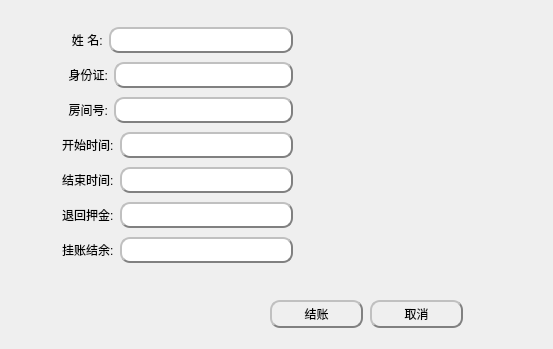
<?xml version="1.0" encoding="UTF-8"?>
<ui version="4.0">
 <class>checkout</class>
 <widget class="QDialog" name="checkout">
  <property name="geometry">
   <rect>
    <x>0</x>
    <y>0</y>
    <width>553</width>
    <height>349</height>
   </rect>
  </property>
  <property name="windowTitle">
   <string>Dialog</string>
  </property>
  <property name="styleSheet">
   <string notr="true">QPushButton{border-width:2px;
border-color:gray;
border-radius:10px;
padding:2px;
border-style:outset;
}
QPushButton:pressed{
background-color: rgb(91, 85, 255);
}

QLineEdit{
border-style:outset;
border-width:2px;
border-radius:10px;
border-color:gray;
padding:3px;
}</string>
  </property>
  <widget class="QPushButton" name="checkOutBtn">
   <property name="geometry">
    <rect>
     <x>270</x>
     <y>300</y>
     <width>93</width>
     <height>28</height>
    </rect>
   </property>
   <property name="text">
    <string>结账</string>
   </property>
  </widget>
  <widget class="QPushButton" name="cancleBtn">
   <property name="geometry">
    <rect>
     <x>370</x>
     <y>300</y>
     <width>93</width>
     <height>28</height>
    </rect>
   </property>
   <property name="text">
    <string>取消</string>
   </property>
  </widget>
  <widget class="QWidget" name="layoutWidget">
   <property name="geometry">
    <rect>
     <x>62</x>
     <y>24</y>
     <width>231</width>
     <height>247</height>
    </rect>
   </property>
   <layout class="QGridLayout" name="gridLayout">
    <item row="0" column="0">
     <layout class="QHBoxLayout" name="horizontalLayout_7">
      <item>
       <widget class="QLabel" name="nameLabel">
        <property name="text">
         <string>   姓 名:</string>
        </property>
       </widget>
      </item>
      <item>
       <widget class="QLineEdit" name="nameEdit"/>
      </item>
     </layout>
    </item>
    <item row="1" column="0">
     <layout class="QHBoxLayout" name="horizontalLayout_2">
      <item>
       <widget class="QLabel" name="IdcardLabel">
        <property name="text">
         <string>  身份证:</string>
        </property>
       </widget>
      </item>
      <item>
       <widget class="QLineEdit" name="idCardEdit"/>
      </item>
     </layout>
    </item>
    <item row="2" column="0">
     <layout class="QHBoxLayout" name="horizontalLayout_3">
      <item>
       <widget class="QLabel" name="roomIdLabel">
        <property name="text">
         <string>  房间号:</string>
        </property>
       </widget>
      </item>
      <item>
       <widget class="QLineEdit" name="roomIdEdit"/>
      </item>
     </layout>
    </item>
    <item row="3" column="0">
     <layout class="QHBoxLayout" name="horizontalLayout_4">
      <item>
       <widget class="QLabel" name="startTime">
        <property name="text">
         <string>开始时间:</string>
        </property>
       </widget>
      </item>
      <item>
       <widget class="QLineEdit" name="startTimeEdit"/>
      </item>
     </layout>
    </item>
    <item row="4" column="0">
     <layout class="QHBoxLayout" name="horizontalLayout_5">
      <item>
       <widget class="QLabel" name="endTimeLabel">
        <property name="text">
         <string>结束时间:</string>
        </property>
       </widget>
      </item>
      <item>
       <widget class="QLineEdit" name="endTimeEdit"/>
      </item>
     </layout>
    </item>
    <item row="5" column="0">
     <layout class="QHBoxLayout" name="horizontalLayout">
      <item>
       <widget class="QLabel" name="quitPriceLabel">
        <property name="text">
         <string>退回押金:</string>
        </property>
       </widget>
      </item>
      <item>
       <widget class="QLineEdit" name="quitPriceEdit_2"/>
      </item>
     </layout>
    </item>
    <item row="6" column="0">
     <layout class="QHBoxLayout" name="horizontalLayout_8">
      <item>
       <widget class="QLabel" name="debetLabel">
        <property name="text">
         <string>挂账结余:</string>
        </property>
       </widget>
      </item>
      <item>
       <widget class="QLineEdit" name="debtEdit"/>
      </item>
     </layout>
    </item>
   </layout>
  </widget>
 </widget>
 <resources/>
 <connections/>
</ui>
